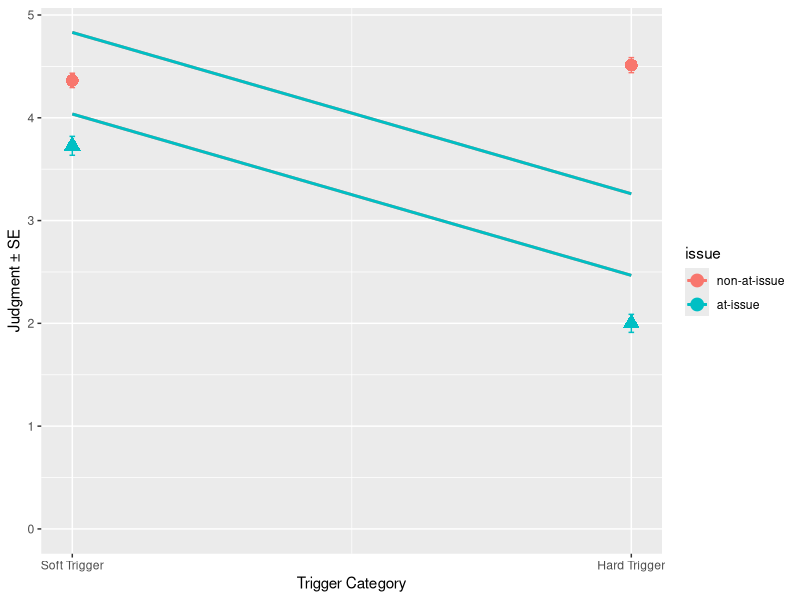

The R source for this figure: (Note: this script raises an error after producing the figure.)


# load all of the packages for the statistics class
library(here)
library(tidyverse)
library(afex)
library(lme4)
library(broom)
library(ggeffects)

# load the data
d_psp_full <- read_csv(
    here("assets", "data", "psp-data.csv")
)
# show the data
d_psp_full

# only select the data that we are interested in currently
d_psp <- d_psp_full %>%
    filter(trigger_cat != "appo", stage != "Children") %>%
    select(id, itemid, trigger_cat, issue, judgment) %>%
    mutate(
        issue = as.factor(issue),
        trigger_cat = as.factor(trigger_cat)
    )


d_psp

# intercept-only model
mod_intercept <- lm(judgment ~ 1, data = d_psp)
summary(mod_intercept)

# one-way linear model: at-issueness
mod_issue <- lm(judgment ~ 1 + issue, data = d_psp)
summary(mod_issue)

# this should reming you of the ANOVA
# and it is a bit of foreshadowing for the mixed model cases
# being significant, the more complex model explains more variation in the data
# (almost trivially so: the intercept explains none of the variation)
# obviously, we could also do this for all of the other models and compare them
# note also that the F-value lines up with the one from the at-issueness model
anova(mod_intercept, mod_issue)

# one-way linear model: trigger type
mod_trigger <- lm(judgment ~ 1 + trigger_cat, data = d_psp)
summary(mod_trigger)

# two-way linear model: trigger type and at-issueness
mod_both <- lm(judgment ~ 1 + trigger_cat + issue, data = d_psp)
summary(mod_both)

# two-way linear model plus interaction
mod_interaction <- lm(judgment ~ 1 + trigger_cat * issue, data = d_psp)
summary(mod_interaction)

# treatment coding: 0, 1
# contrasts(d_psp$issue) <- contr.treatment(2)

# sum coding
# this changes the meanings of the intercepts (and the slopes)
# such that the intercept should represent the grand mean of the model
# there is some slight variation with the raw mean because it is the weighted
# average, rather than just a raw mean
contrasts(d_psp$issue) <- contr.sum(2)
contrasts(d_psp$trigger_cat) <- contr.sum(2)

mod_interaction_sum <- lm(judgment ~ 1 + trigger_cat * issue, data = d_psp)
summary(mod_interaction_sum)

# this is the reason why the intercept in the sum-coded models
# does not line up with the grand mean: unbalanced data
# (because some of the clefts are missing)
d_psp %>%
    group_by(trigger_cat, issue) %>%
    summarise(n = n())






# here are some visualizations for the lines that the above models fitted
# I need to load the data again to recode some variables

d_psp <- read_csv(here("assets", "data", "psp-data.csv")) %>%
    filter(trigger_cat != "appo", stage != "Children") %>%
    mutate(
        issue = if_else(issue == "non-at-issue", 0, 1),
        trigger_cat = if_else(trigger_cat == "hard", 1, 0),
    )

# no interaction
psp_both <- lm(judgment ~ 1 + issue + trigger_cat, data = d_psp)
summary(psp_both)

equation1 <- function(x) {
    coef(psp_both)[2] * x + coef(psp_both)[1]
}
equation2 <- function(x) {
    coef(psp_both)[2] * x + coef(psp_both)[1] + coef(psp_both)[3]
}

d_psp %>%
    mutate(issue = factor(issue)) %>%
    ggplot(aes(
        x = trigger_cat,
        y = judgment,
        pch = issue,
        color = issue
    )) +
    stat_function(
        fun = equation1,
        geom = "line",
        size = 1
    ) +
    stat_function(
        fun = equation2,
        geom = "line",
        size = 1
    ) +
    guides(pch = "none") +
    stat_summary(fun = mean, geom = "point", size = 4) +
    stat_summary(fun.data = mean_se, geom = "errorbar", width = .01) +
    scale_x_continuous(breaks = c(0, 1), labels = c("Soft Trigger", "Hard Trigger")) +
    scale_color_discrete(labels = c("non-at-issue", "at-issue")) +
    scale_y_continuous(limits = c(0, NA)) +
    labs(
        x = "Trigger Category",
        y = "Judgment \u00B1 SE"
    )

# here's an alternative way of plotting this
mydf_both <- ggpredict(psp_both, terms = c("issue", "trigger_cat"))
plot(mydf_both, add.data = TRUE)


# yes interaction
psp_int <- lm(judgment ~ 1 + issue * trigger_cat, data = d_psp)
summary(psp_int)


d_psp %>%
    mutate(issue = factor(issue)) %>%
    ggplot(aes(
        x = trigger_cat,
        y = judgment,
        pch = issue,
        color = issue
    )) +
    guides(pch = "none") +
    stat_summary(fun = mean, geom = "point", size = 4) +
    stat_summary(fun.data = mean_se, geom = "errorbar", width = .01) +
    scale_x_continuous(breaks = c(0, 1), labels = c("Soft Trigger", "Hard Trigger")) +
    scale_color_discrete(labels = c("non-at-issue", "at-issue")) +
    scale_y_continuous(limits = c(0, NA)) +
    labs(
        x = "Trigger Category",
        y = "Judgment \u00B1 SE"
    ) +
    geom_smooth(method = "lm", se = FALSE)

mydf_int <- ggpredict(psp_int, terms = c("issue", "trigger_cat"))
plot(mydf_int, add.data = TRUE)
